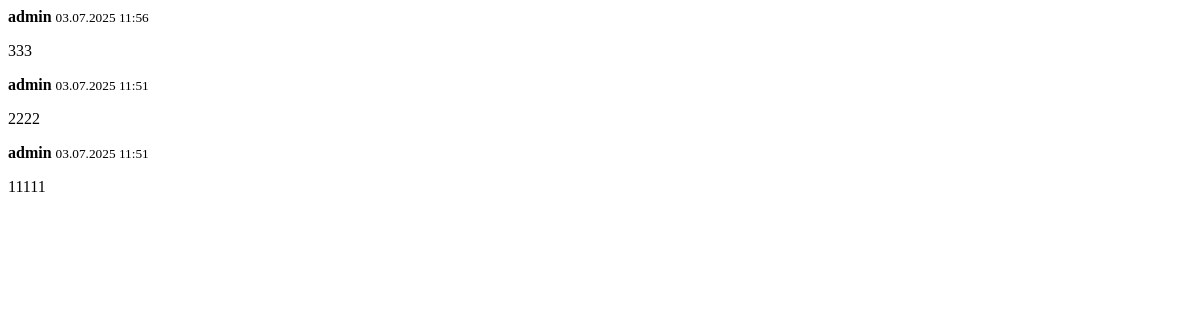
Before: /add_comment/1/ with the older database file.
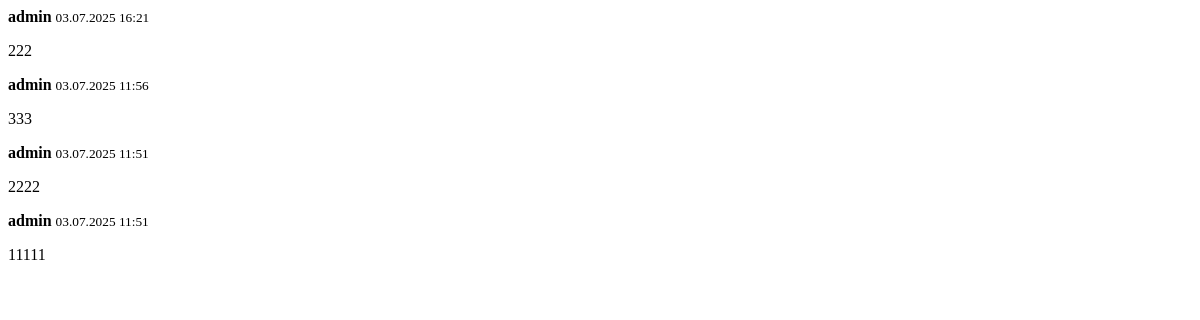
After: the same page with the newer database file.
### cooking/models.py (models this page shows, shortened)
class Comment(models.Model):
	post = models.ForeignKey(Post, on_delete=models.CASCADE, verbose_name='Пост', related_name='comments')
	user = models.ForeignKey(User, on_delete=models.CASCADE, verbose_name='Пользователь', related_name='comments')
	text = models.TextField(verbose_name='Комментарий')
	created_at = models.DateTimeField(auto_now_add=True, verbose_name='Дата создания')
	class Meta:
		verbose_name = 'Комментарий'
		verbose_name_plural = 'Комментарии'

### cooking/views.py (the view)
# urls.py: path('add_comment/<int:post_id>/', add_comment, name='add_comment'),
def add_comment(request, post_id):
	form = CommentForm(request.POST)
	if form.is_valid():
		comment = form.save(commit=False)
		comment.user = request.user
		comment.post = Post.objects.get(pk=post_id)
		comment.save()
		messages.success(request, "Ваш комментарий успешно добавлен")
	return load_comments(request, post_id)

### cooking/views.py (called while the page is built)
def load_comments(request, post_id):
	comments = Comment.objects.filter(post_id=post_id).order_by('-created_at')
	return render(request, 'cooking/components/_comments_list.html', {'comments': comments})

### cooking/templates/cooking/components/_comments_list.html
{% for comment in comments %}
  <div class="card mt-3">
    <div class="card-header d-flex justify-content-between align-items-center">
      <strong>{{ comment.user }}</strong>
      <small class="text-muted">{{ comment.created_at|date:"d.m.Y H:i" }}</small>
    </div>
    <div class="card-body">
      <p class="card-text mb-0">{{ comment.text }}</p>
    </div>
  </div>
{% endfor %}

Changed rows visible on the page:
added Comment: user "admin", created_at "03.07.2025 16:21", text "222"
